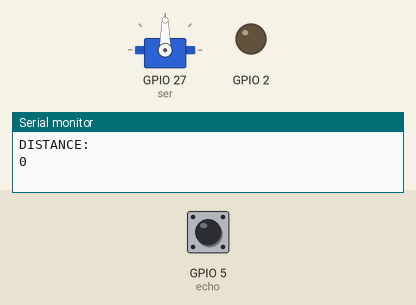
Bench run of a sketch on a simulated ESP32. Parts: servo, output pins drawn as LEDs (lit = HIGH), the last lines printed to the serial monitor. The test bench sets the inputs (shaded band); at power-on: GPIO 5 (echo) LOW. Pins used as bus, display or sensor lines are not drawn.

Above: at 2.8 s.
2.9 s: GPIO 5 (echo) pulsed HIGH 2 times (0.12 s each, 0.3 s apart)
At 4.1 s:
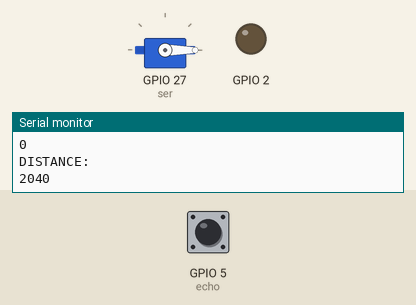
Timing chart, 0 to 6.8 s (numbered marks = the images above; inputs shaded):
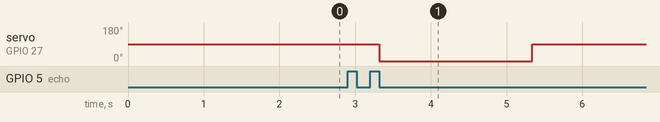

Measured:
- after the input at 2.9 s, servo on GPIO 27 (ser): 90° → 0° after 0.42 s, → 90° 2.0 s later

The sketch:

ultra_servo.ino
```cpp
#include <Servo.h>

const int trig = 4;
const int echo=5;
int dur;
int dist;
Servo ser;
int pos=0;
void setup() {
  // put your setup code here, to run once:
pinMode(2,OUTPUT);
pinMode(4,OUTPUT);
pinMode(5,INPUT);
ser.attach(27);
Serial.begin(115200);
}

void loop() {
  // put your main code here, to run repeatedly:
digitalWrite(4,LOW);
delay(2);
digitalWrite(4,HIGH);
delay(1000);
digitalWrite(4,LOW);
dur=pulseIn(5,HIGH);
dist=dur*0.034/2;
Serial.println("DISTANCE:");
Serial.println(dist);
if(dist<30)
{
  ser.write(90);
  delay(20);
  }
  else
  {
    ser.write(0);
    delay(20);
  }
}
```
